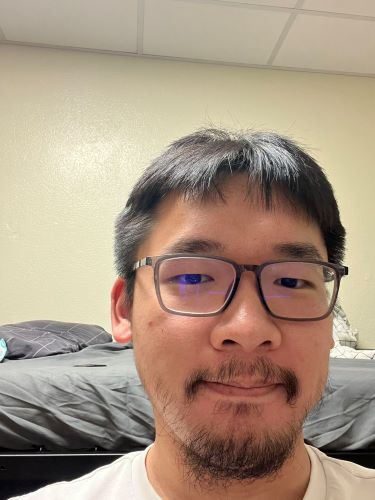
#> input picture CSC391-B/Project3/part1/test_main.jpg, 375 x 500 px
$ python face_detection_still.py
#> lines starting #> are read from the running program, lines starting #| are printed output that depends on the picture; after the words box and inside, x2 and y2 are one past the last pixel; in counts of white or black regions, pixels touching at a corner belong together
import cv2


face_cascade = cv2.CascadeClassifier(
    f'{cv2.data.haarcascades}haarcascade_frontalface_default.xml')
#original image
img = cv2.imread('test_main.jpg')
#> img is the input picture: shape (500, 375, 3); mean B, G, R 130.2, 148.7, 168.6
gray = cv2.cvtColor(img, cv2.COLOR_BGR2GRAY)
faces = face_cascade.detectMultiScale(gray, 1.08, 5)
#> faces = [[108, 189, 255, 255]]
for (x, y, w, h) in faces:
    img = cv2.rectangle(img, (x, y), (x+w, y+h), (255, 255, 0), 2)
#> this loop made 1 pass

cv2.imshow('Original', img)

#translation
img = cv2.imread('test_shift.jpg')
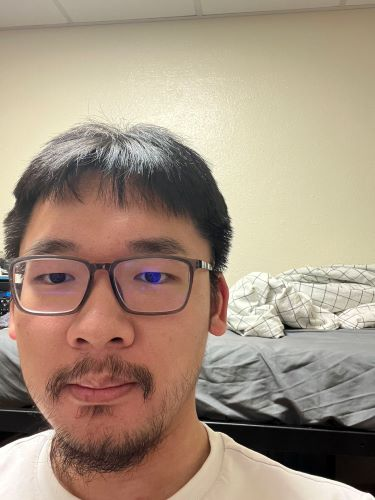
#> input picture CSC391-B/Project3/part1/test_shift.jpg, 375 x 500 px
#> img is the input picture: shape (500, 375, 3); mean B, G, R 129, 146.8, 165.4
gray = cv2.cvtColor(img, cv2.COLOR_BGR2GRAY)
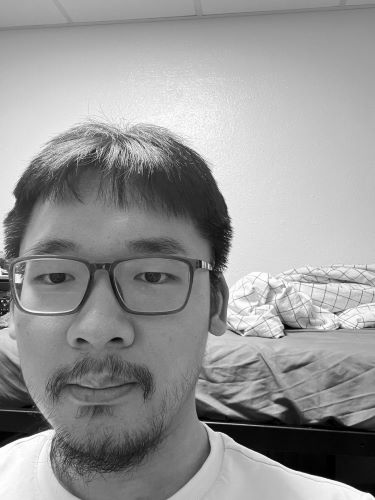
#> gray: shape (500, 375); min 0, max 255, mean 150.3
faces = face_cascade.detectMultiScale(gray, 1.08, 5)
#> faces = [[212, 308, 71, 71]]
for (x, y, w, h) in faces:
    img = cv2.rectangle(img, (x, y), (x+w, y+h), (255, 255, 0), 2)
#> this loop made 1 pass

cv2.imshow('translation', img)


#rotation by 90 degree
img = cv2.imread('test_main.jpg')
img_90 = cv2.rotate(img, cv2.ROTATE_90_CLOCKWISE)
gray = cv2.cvtColor(img_90, cv2.COLOR_BGR2GRAY)
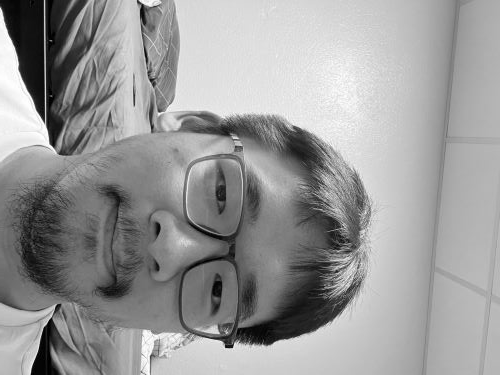
#> gray: shape (375, 500); min 0, max 255, mean 152.5
faces = face_cascade.detectMultiScale(gray, 1.08, 5)
#> faces = [[97, 198, 85, 85]]
for (x, y, w, h) in faces:
    img_90 = cv2.rectangle(img_90, (x, y), (x+w, y+h), (255, 255, 0), 2)
#> this loop made 1 pass
#> pass 1, `img_90 = cv2.rectangle(img_90, (x, y), (x+w, y+h), (255, 255, 0), 2)`:
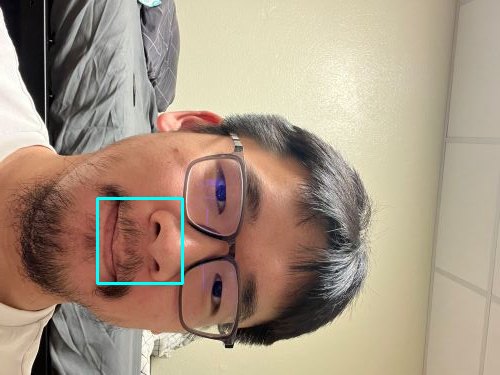
#> img_90: shape (375, 500, 3); mean B, G, R 131.1, 149.6, 167.8


cv2.imshow('90', img_90)

#scale changes by shrinking 50 percent
img = cv2.imread('test_main.jpg')

img_half = cv2.resize(img, (0, 0), fx = 0.5, fy = 0.5)

gray = cv2.cvtColor(img_half, cv2.COLOR_BGR2GRAY)
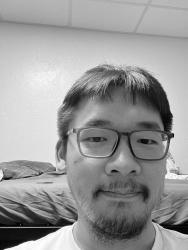
#> gray: shape (250, 188); min 0, max 254, mean 152.7
faces = face_cascade.detectMultiScale(gray, 1.08, 5)
#> faces = [[40, 54, 114, 114], [52, 93, 129, 129]]
for (x, y, w, h) in faces:
    img_half = cv2.rectangle(img_half, (x, y), (x+w, y+h), (255, 255, 0), 2)
#> this loop made 2 passes
#> pass 1, `img_half = cv2.rectangle(img_half, (x, y), (x+w, y+h), (255, 255, 0), 2)`:
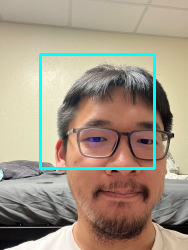
#> img_half: shape (250, 188, 3); mean B, G, R 133.8, 151.6, 163.4
#> pass 2, `img_half = cv2.rectangle(img_half, (x, y), (x+w, y+h), (255, 255, 0), 2)`:
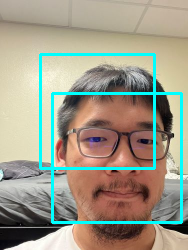
#> img_half: shape (250, 188, 3); 3.25% of pixels changed, all inside (x1, y1, x2, y2) = (51, 92, 183, 224)

cv2.imshow('half', img_half)
cv2.waitKey(0)
